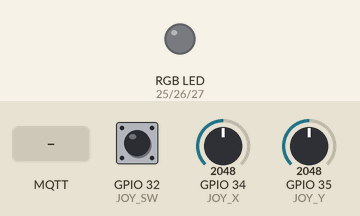
This sketch was run on a simulated ESP32. Shown: an RGB LED mixed from three pins (HIGH = lit). The inputs (shaded band) are chosen by the test bench; at power-on: GPIO 32 (JOY_SW) HIGH, GPIO 34 (JOY_X) = 2048, GPIO 35 (JOY_Y) = 2048. WiFi joins after 1.5 s; servers stay silent unless stated; random numbers use the default seed unless the sketch sets one; no MQTT or app messages arrive unless stated; what the sketch prints to the serial monitor is not drawn.

Above: at 2.7 s.
2.8 s: MQTT message "RED" arrives on the first subscribed topic
At 3.5 s:
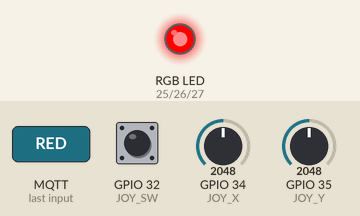
4.3 s: MQTT message "GREEN" arrives on the first subscribed topic
At 4.7 s:
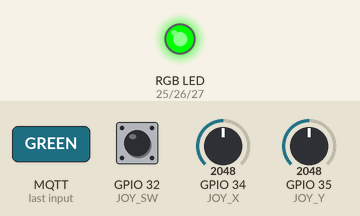
5.8 s: MQTT message "BLUE" arrives on the first subscribed topic
At 7.0 s:
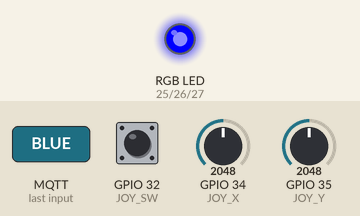
7.3 s: MQTT message "WHITE" arrives on the first subscribed topic
At 8.2 s:
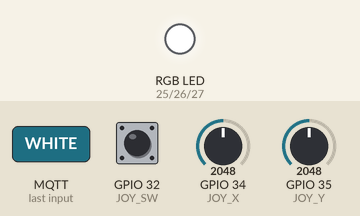
Timing chart, 0 to 9.8 s (numbered marks = the images above; inputs shaded):
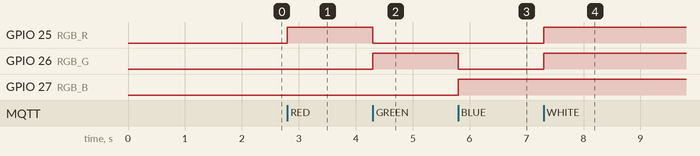

The sketch:

cliente-esp32.ino
```cpp
/*
Nombre del proyecto: Sistema IoT con comunicación MQTT
Autor: Manganiello Maximiliano
Fecha: 14/06/2026

Descripción:
Este programa implementa un dispositivo IoT basado en una placa
NodeMCU-32S con microcontrolador ESP32.

El sistema establece una conexión WiFi y se comunica con un broker
MQTT público. A través de diferentes tópicos es posible enviar las
lecturas del joystick, controlar un LED RGB y mantener un chat entre
los dispositivos conectados.

La comunicación se realiza mediante el protocolo MQTT utilizando
el broker HiveMQ.
*/

#include <WiFi.h>
#include <PubSubClient.h>

// Credenciales de la red WiFi
const char *ssid = "Nombre-WiFi";
const char *password = "Contraseña";

// Dirección del broker MQTT
const char *mqtt_server = "broker.hivemq.com";

// Tópicos para transmisión del joystick
const char *TOPIC_X    = "iot/maxi2026/joystick/x";
const char *TOPIC_Y    = "iot/maxi2026/joystick/y";
const char *TOPIC_SW   = "iot/maxi2026/joystick/sw";

// Tópicos para control del LED RGB y chat
const char *TOPIC_RGB  = "iot/maxi2026/rgb";
const char *TOPIC_CHAT = "iot/maxi2026/chat";

// Objetos para la conexión WiFi y MQTT
WiFiClient espClient;
PubSubClient client(espClient);

// Pines del LED RGB
#define RGB_R 25
#define RGB_G 26
#define RGB_B 27

// Pines del joystick
#define JOY_X 34
#define JOY_Y 35
#define JOY_SW 32

// Variable utilizada para controlar el tiempo entre envíos
unsigned long ultimoEnvio = 0;

// Función ejecutada cada vez que se recibe un mensaje MQTT
void callback(char* topic, byte* payload, unsigned int length) {

  String mensaje = "";

  // Conversión del mensaje recibido a String
  for (int i = 0; i < length; i++) {
    mensaje += (char)payload[i];
  }

  // Procesamiento de mensajes del chat
  if (String(topic) == TOPIC_CHAT) {

    if (mensaje == "X" || mensaje == "Y" || mensaje == "SW" || mensaje == "JOY") {

        Serial.print("COMANDO -> ");
        Serial.println(mensaje);

      } else {

        Serial.print("CHAT -> ");
        Serial.println(mensaje);
      }

    // Consulta de la posición del eje X
    if (mensaje == "X") {

      int x = analogRead(JOY_X);

      if (x > 3000)
        client.publish(TOPIC_CHAT, "ESP32: X = ARRIBA");

      else if (x < 1000)
        client.publish(TOPIC_CHAT, "ESP32: X = ABAJO");

      else
        client.publish(TOPIC_CHAT, "ESP32: X = CENTRO");
    }

    // Consulta de la posición del eje Y
    else if (mensaje == "Y") {

      int y = analogRead(JOY_Y);

      if (y > 3000)
        client.publish(TOPIC_CHAT, "ESP32: Y = DERECHA");

      else if (y < 1000)
        client.publish(TOPIC_CHAT, "ESP32: Y = IZQUIERDA");

      else
        client.publish(TOPIC_CHAT, "ESP32: Y = CENTRO");
    }

    // Consulta del pulsador del joystick
    else if (mensaje == "SW") {

      if (digitalRead(JOY_SW) == 0) {

        client.publish(
          TOPIC_CHAT,
          "ESP32: SW = PRESIONADO"
        );

      } else {

        client.publish(
          TOPIC_CHAT,
          "ESP32: SW = SIN PRESIONAR"
        );
      }
    }

    // Envío del estado completo del joystick
    else if (mensaje == "JOY") {

      String respuesta =
        "ESP32: X=" + String(analogRead(JOY_X)) +
        " Y=" + String(analogRead(JOY_Y)) +
        " SW=" + String(digitalRead(JOY_SW));

      client.publish(
        TOPIC_CHAT,
        respuesta.c_str()
      );
    }

    return;
  }

  // Procesamiento de comandos para el LED RGB
  if (String(topic) == TOPIC_RGB) {
    Serial.print("COMANDO -> ");
    Serial.println(mensaje);

    if (mensaje == "RED") {

      digitalWrite(RGB_R, HIGH);
      digitalWrite(RGB_G, LOW);
      digitalWrite(RGB_B, LOW);

    } else if (mensaje == "GREEN") {

      digitalWrite(RGB_R, LOW);
      digitalWrite(RGB_G, HIGH);
      digitalWrite(RGB_B, LOW);

    } else if (mensaje == "BLUE") {

      digitalWrite(RGB_R, LOW);
      digitalWrite(RGB_G, LOW);
      digitalWrite(RGB_B, HIGH);

    } else if (mensaje == "WHITE") {

      digitalWrite(RGB_R, HIGH);
      digitalWrite(RGB_G, HIGH);
      digitalWrite(RGB_B, HIGH);

    } else if (mensaje == "OFF") {

      digitalWrite(RGB_R, LOW);
      digitalWrite(RGB_G, LOW);
      digitalWrite(RGB_B, LOW);
    }
  }
}

// Establece la conexión con la red WiFi
void conectarWiFi() {

  Serial.print("Conectando WiFi");

  WiFi.begin(ssid, password);

  while (WiFi.status() != WL_CONNECTED) {

    delay(500);
    Serial.print(".");
  }

  Serial.println();
  Serial.println("WiFi conectado");
  Serial.print("IP: ");
  Serial.println(WiFi.localIP());
}

// Establece la conexión con el broker MQTT
void conectarMQTT() {

  while (!client.connected()) {

    Serial.print("Conectando MQTT...");

    String clientId = "ESP32_";
    clientId += String(random(1000, 9999));

    if (client.connect(clientId.c_str())) {

      Serial.println("OK");

      // Suscripción a los tópicos necesarios
      client.subscribe(TOPIC_RGB);
      client.subscribe(TOPIC_CHAT);

      client.publish(TOPIC_CHAT, "ESP32 conectada");

    } else {

      Serial.print("Error: ");
      Serial.println(client.state());

      delay(2000);
    }
  }
}

void setup() {

  Serial.begin(115200);

  // Configuración de pines
  pinMode(RGB_R, OUTPUT);
  pinMode(RGB_G, OUTPUT);
  pinMode(RGB_B, OUTPUT);

  pinMode(JOY_SW, INPUT_PULLUP);

  // Conexión a la red WiFi
  conectarWiFi();

  // Configuración del broker MQTT
  client.setServer(mqtt_server, 1883);

  // Asociación de la función callback
  client.setCallback(callback);
}

void loop() {

  // Reconexión automática en caso de pérdida de conexión
  if (!client.connected()) {
    conectarMQTT();
  }

  client.loop();

  // Envío de mensajes del chat desde el monitor serie
  if (Serial.available()) {

    String texto = Serial.readStringUntil('\n');

    texto.trim();

    if (texto.length() > 0) {

      client.publish(
        TOPIC_CHAT,
        ("ESP32: " + texto).c_str()
      );
    }
  }

  // Envío periódico del estado del joystick
  if (millis() - ultimoEnvio > 250) {

    ultimoEnvio = millis();

    int x = analogRead(JOY_X);
    int y = analogRead(JOY_Y);
    int sw = digitalRead(JOY_SW);

    client.publish(TOPIC_X, String(x).c_str());
    client.publish(TOPIC_Y, String(y).c_str());
    client.publish(TOPIC_SW, String(sw).c_str());
  }
}
```

Measured:
- after the input at 2.8 s, GPIO 25 (RGB_R): LOW → HIGH at once
- after the input at 4.3 s, GPIO 25 (RGB_R): HIGH → LOW at once; GPIO 26 (RGB_G): LOW → HIGH at once
- after the input at 5.8 s, GPIO 26 (RGB_G): HIGH → LOW at once; GPIO 27 (RGB_B): LOW → HIGH at once
- after the input at 7.3 s, GPIO 25 (RGB_R), GPIO 26 (RGB_G): LOW → HIGH at once
